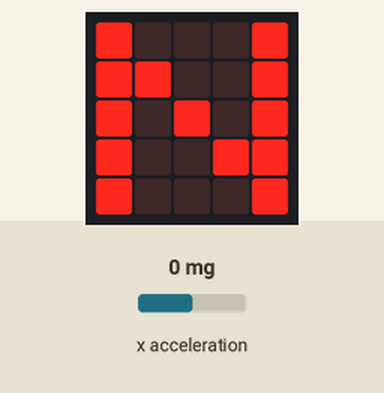
This program was run on a simulated BBC micro:bit (MakeCode). On the bench: the board's 5×5 LED display. The test bench sets the inputs (shaded band); at power-on: x acceleration 0 mg.

Above: at 1.2 s.
1.3 s: x acceleration set to -1002 mg
2.8 s: x acceleration set to -1060 mg
At 3.6 s:
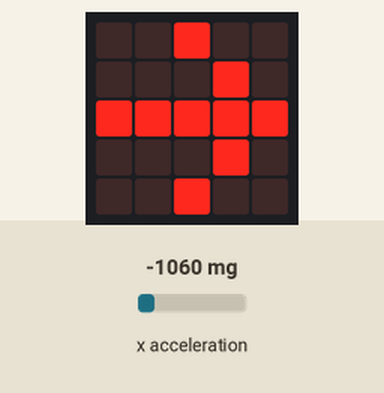
4.3 s: x acceleration set to 750 mg
At 5.5 s:
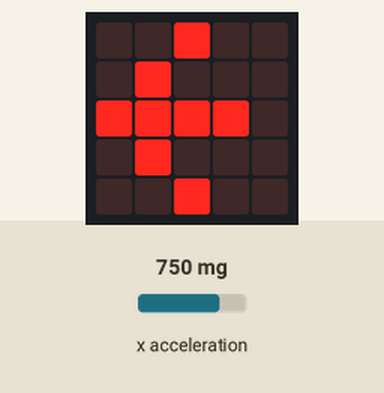
6.0 s: x acceleration set to 166 mg
7.5 s: x acceleration set to 138 mg
At 9.0 s:
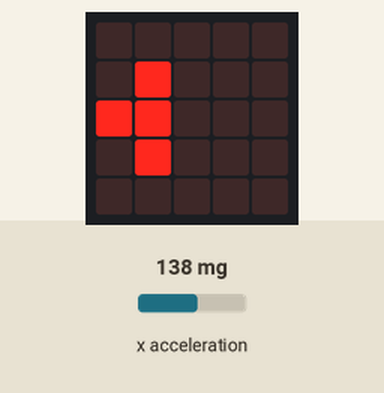
9.3 s: x acceleration set to -80 mg
At 10.0 s:
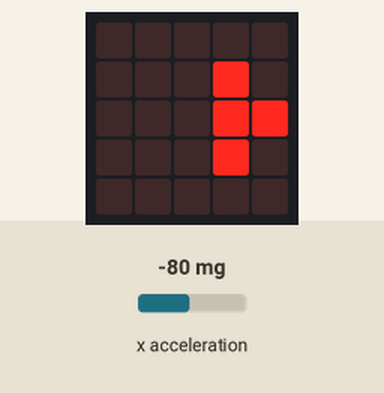
Timing chart, 0 to 12.0 s (numbered marks = the images above; inputs shaded):
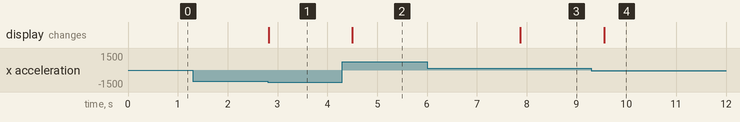

Measured:
- the behaviour switches between -1023 and -1024 mg on x acceleration (found by bisection; images 0 and 1)
- the behaviour switches between 150 and 149 mg on x acceleration (found by bisection; images 2 and 3)
- after the input at 1.3 s, every drawn part: stays the same
- after the input at 2.8 s, the display: changes at once (image 1)
- after the input at 4.3 s, the display: changes after 0.20 s (image 2)
- after the input at 6.0 s, every drawn part: stays the same
- after the input at 7.5 s, the display: changes after 0.37 s (image 3)
- after the input at 9.3 s, the display: changes after 0.25 s (image 4)

The program:

main.ts
```typescript
basic.forever(function () {
    if (input.acceleration(Dimension.X) > -50 && input.acceleration(Dimension.X) < 50) {
        basic.showLeds(`
            # . . . #
            # # . . #
            # . # . #
            # . . # #
            # . . . #
            `)
    } else if (input.acceleration(Dimension.X) > 50 && input.acceleration(Dimension.X) < 150) {
        basic.showLeds(`
            . . . . .
            . # . . .
            # # . . .
            . # . . .
            . . . . .
            `)
    } else if (input.acceleration(Dimension.X) >= 150 && input.acceleration(Dimension.X) < 1023) {
        basic.showLeds(`
            . . # . .
            . # . . .
            # # # # .
            . # . . .
            . . # . .
            `)
    } else if (input.acceleration(Dimension.X) < -50 && input.acceleration(Dimension.X) > -150) {
        basic.showLeds(`
            . . . . .
            . . . # .
            . . . # #
            . . . # .
            . . . . .
            `)
    } else if (input.acceleration(Dimension.X) <= -150 && input.acceleration(Dimension.X) < -1023) {
        basic.showLeds(`
            . . # . .
            . . . # .
            # # # # #
            . . . # .
            . . # . .
            `)
    }
})
```

test.ts
```typescript
// aquí va el archivo "tests"; esto no se compilará cuando este paquete se utilice como una extensión.
```
